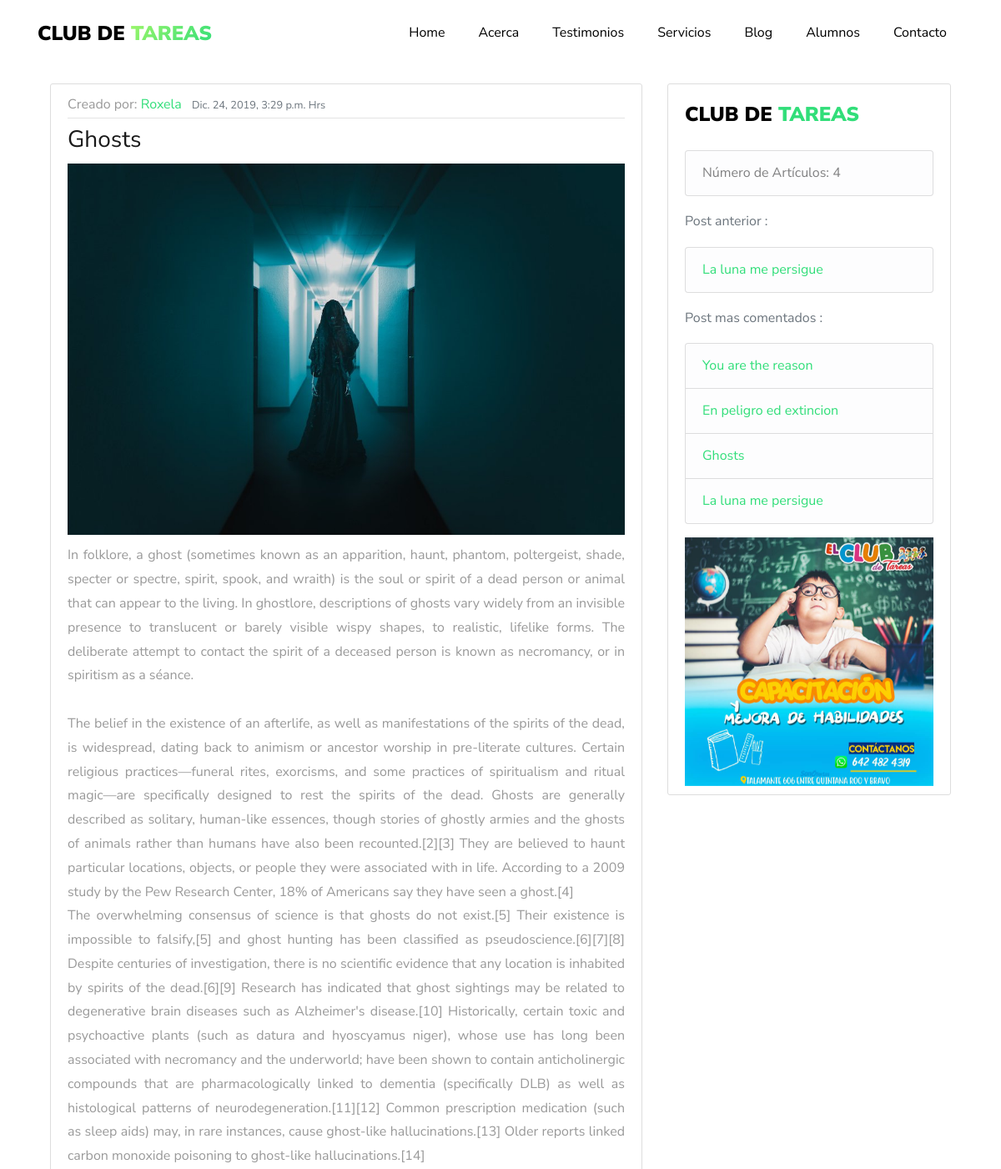
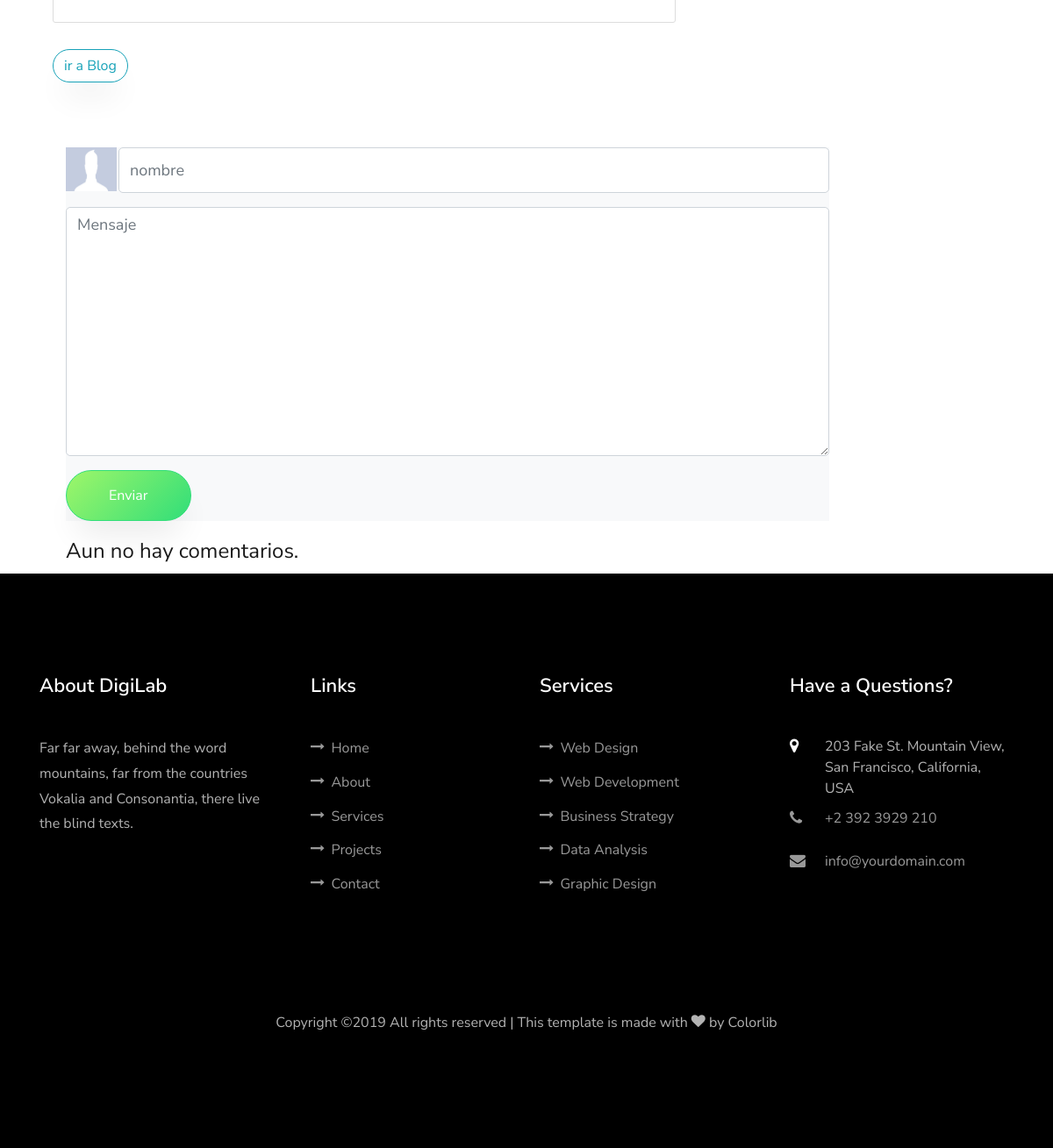
/blog/83786f6b-383e-4538-a1b5-ed135d1189e4/, run on the app's committed database (2 pictures, top to bottom).
### blog/models.py (models this page shows, shortened)
class Post(models.Model):
    STATUS = (
    (0,'borrador'),
    (1,'publicado')
    )
    id = models.UUIDField(primary_key=True, default=uuid.uuid4, help_text="id del Post")
    titulo = models.CharField(max_length=200,unique=True)
    autor = models.ForeignKey(User,on_delete=models.CASCADE,related_name='blog_posts')
    update_on= models.DateTimeField(auto_now=True)
    imagen = models.ImageField(upload_to='post_image/%Y/%m/%d',blank=True)
    video = EmbedVideoField(blank=True)
    content = models.TextField()
    create_on = models.DateTimeField(auto_now_add=True)
    status = models.IntegerField(choices=STATUS,default=0)
    class Meta:
        ordering = ['-create_on']
    def get_absolute_url(self):
            return reverse('blog:post_detail', kwargs={'id':self.id})

### blog/views.py (the view)
# urls.py: path('blog/<uuid:id>/',views.postDetail,name="post_detail"),
def postDetail(request,id):
    post_object = get_object_or_404(Post,id=id)
    comentarios = post_object.comentarios.filter(active=True)
    if request.method == 'POST':
        comment_form = CommentForm(data=request.POST)
        if comment_form.is_valid():
            new_comment = Comentario(post=post_object,nombre=request.POST["nombre"],mensaje=request.POST["mensaje"])
            new_comment.save();
            comment_form.cleaned_data
        return HttpResponseRedirect(post_object.get_absolute_url())
    else:
        comment_form= CommentForm()
    posts = Post.objects.filter(status=1)
    order_post_by_comments = sorted(posts,key= lambda post: len(post.comentarios.filter(active=True)),reverse=True)
    if len(order_post_by_comments) > 5 :
        order_post_by_comments = order_post_by_comments[:6]
    index = list(posts).index(post_object)
    post_anterior = posts[index]
    if( (index + 1 ) < len(posts)):
        post_anterior = posts[index + 1]
    context = {
    'post_anterior': post_anterior,
    'order_post_by_comments': order_post_by_comments,
    'posts': posts,
    'post': post_object,
    'comentarios': comentarios,
    'comment_form':comment_form
    }
    return render(request,'blog/detail_post.html',context)

### blog/forms.py
class CommentForm(forms.Form):
    nombre = forms.CharField(max_length=50,widget=forms.TextInput(attrs={'class': 'form-control','placeholder': 'nombre'}))
    mensaje = forms.CharField(widget=forms.Textarea(attrs={'class': 'form-control','placeholder':'Mensaje'}))

### blog/templates/blog/detail_post.html (shortened to what this page needs)
{% extends 'app/base.html' %}
{% load static %}
{% load embed_video_tags %}
{% load crispy_forms_tags %}
{% block content %}
<div class="container fix_padding">
<div class="row" style="margin-top:100px;padding:0;margin-left:0;margin-right:0">
  <div class="col-12 col-md-8">
      <section class="ftco-counter img ftco-section ftco-no-pt ftco-no-p" style="padding-bottom:50px">
            <article class="media content-section">
                    <div class="media-body">
                        <div class="article-metadata">
                            Creado por: <a class="mr-2" href="#">{{ post.autor}}</a>
                            <small class="text-muted">{{ post.create_on }} Hrs</small>
                        </div>
                        <h3>{{ post.titulo }}</h3>
                        {% if post.imagen %}
                                 <img src="{{ post.imagen.url }}" class="img-fluid" alt="Responsive image"
                                    style="margin-bottom : 10px">
                        {% endif %}
                        <p class="article-content" style="text-align: justify">{{post.content}}</p>
                    </div>
              </article>
               <a class="btn btn-outline-info mb-4" style="margin-top: 10px" href="{% url 'blog:blog' %}">ir a Blog</a>
      </section>
  </div>
  <div class="col-12 col-md-4">
      <div class="content-section">
                 <p>
                 <a class="navbar-brand" href="index.html"><span style="color: black">Club de </span><span>Tareas</span></a>
                   <ul class="list-group">
                     <li class="list-group-item list-group-item-light">Número de Artículos: {{ posts | length }} </li>
                   </ul>
                 </p>
                   <p class="text-muted">Post anterior :
                      <ul class="list-group">
                        <li class="list-group-item list-group-item-light">
                            <a href="{{ post_anterior.get_absolute_url }}">{{ post_anterior.titulo}}</a>
                        </li>
                      </ul>
                   </p>
                     <p class="text-muted">Post mas comentados :
                      <ul class="list-group">
                           {% for post in order_post_by_comments %}
                           <li class="list-group-item list-group-item-light">
                               <a href="{{ post.get_absolute_url }}">{{ post.titulo}}</a>
                           </li>
                           {% endfor %}
                      </ul>
                     </p>
                     <div id="carouselExampleSlidesOnly" class="carousel slide" data-ride="carousel">
                      <div class="carousel-inner">
                        <div class="carousel-item active">
                          <img class="d-block w-100" src="{% static 'app/images/club1.jpg' %}" alt="First slide">
                        </div>
                      </div>
                    </div>
      </div>
  </div>
</div>
</div>
<div class="container">
  <div class="row" style="margin:0; padding:0;">
    <div class="col-md-12">
        <div class="row" style="padding:0; margin:0">
            <div class="col-md-10  col-12">
            <form method="POST" class="bg-light  contact-form">
              <div class="row form-group" >
                <div class="col-2 col-md-1" style="padding-right:2px">
                    <img  height="50px" class="d-block w-100" src="{% static 'app/images/user.jpg' %}" alt="">
                </div>
                <div class="col-10 col-md-11" style="padding-left:0">
                {{ comment_form.nombre}}
                </div>
              </div>
              <div class="form-group">
                {{ comment_form.mensaje }}
              </div>
              <div class="form-group">
                <input type="submit" value="Enviar" class="btn btn-primary py-3 px-5">
              </div>
            </form>
            </div>
                  <div class="col-12">
                      {% for comment in comentarios %}
                      <div class="comment" style="margin-bottom: 20px">
                              <ul class="list-group">
                              <li class="list-group-item" style="margin-bottom:1px"><p class="info">{{ comment.nombre }} | {{ comment.created_on }}
                                  {{ comment.mensaje|linebreaks }} </p></li>
                              </ul>
                       </div>
                      {% empty %}
                      <h4>Aun no hay comentarios.</h4>
                      {% endfor %}
                  </div>
        </div>
  </div>
    </div>
  </div>
{%endblock content%}

### app/static/app/css/search.css (style rules this page uses)
.content-section { background: #ffffff; padding: 10px 20px; border: 1px solid #dddddd; border-radius: 3px; margin-bottom: 20px; }
.article-content { white-space: pre-line; }
.article-metadata { padding-bottom: 1px; margin-bottom: 4px; border-bottom: 1px solid #e3e3e3; }

### data on the page
Post: autor "Roxela", create_on "Dic. 24, 2019, 3:29 p.m.", titulo "Ghosts", imagen (picture), content "In folklore, a ghost (sometimes known as an apparition, haunt, phantom, poltergeist, shade, specter or spectre, spirit, spook, and wraith) is the soul or spirit of a dead person or animal that can appear to the living. In ghostlore, descriptions of ghosts vary widely from an invisible presence to translucent or barely visible wispy shapes, to realistic, lifelike forms. The deliberate attempt to contact the spirit of a deceased person is known as necromancy, or in spiritism as a séance. The belief in the existence of an afterlife, as well as manifestations of the spirits of the dead, is widespread, dating back to animism or ancestor worship in pre-literate cultures. Certain religious…"
Post: titulo "La luna me persigue"
Post: titulo "You are the reason"
Post: titulo "En peligro ed extincion"

### other printed values
{{ posts | length }} "4"
